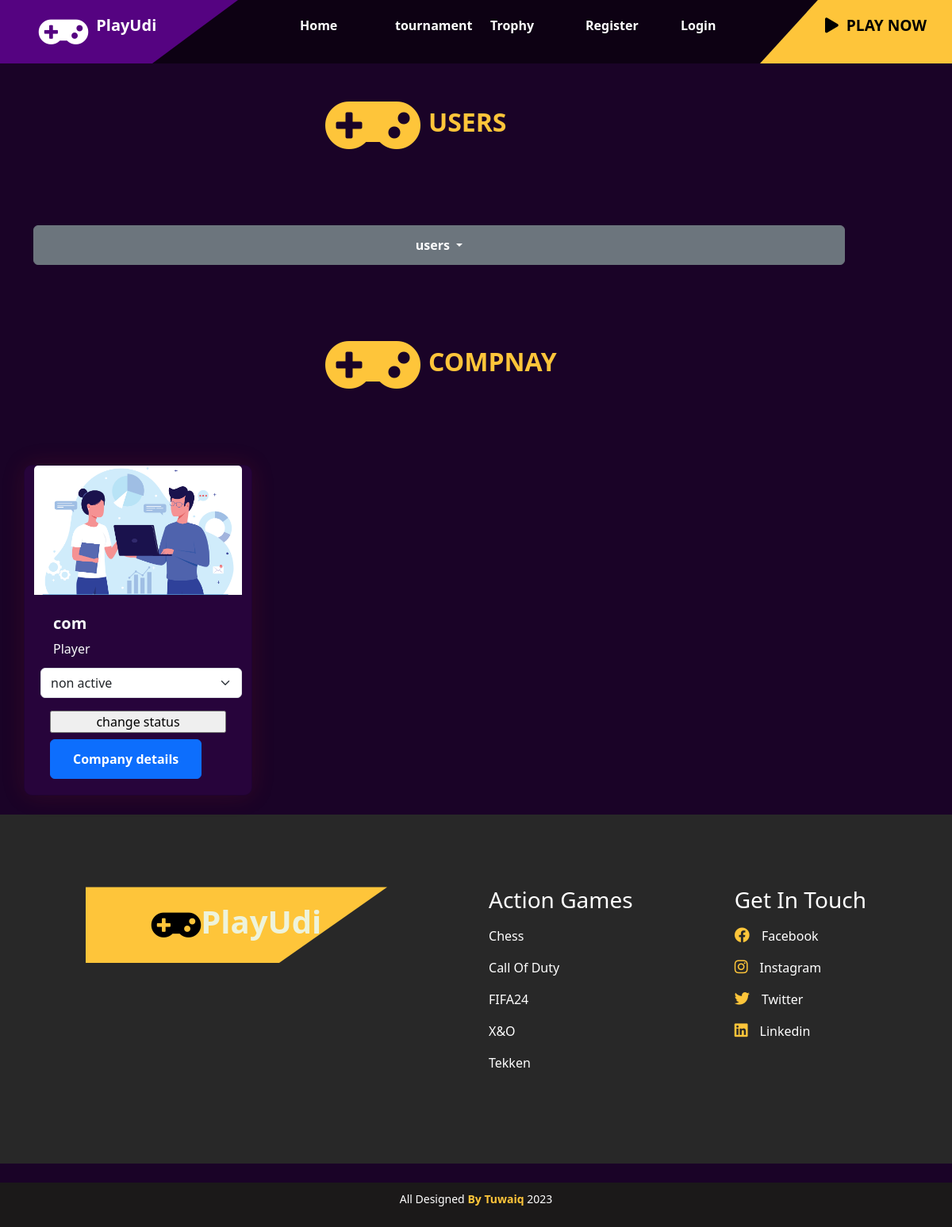
Screenshot of /accounts/user_admin/ with the database file from the repository.
### tournament/models.py (models this page shows, shortened)
class Profile(models.Model):
    user_choices = (("1", "user"), ("2", "company"))
    user_ranks = (("nor", "Normal"),("pro", "Professional"), ('master', "Master"))
    user = models.OneToOneField(User, on_delete=models.CASCADE)
    bio=models.TextField(default="Player")
    birth_date = models.DateField(default="2000-10-10")
    avatar = models.ImageField(upload_to="images/", default="images/default.png")
    states = models.CharField(max_length=160,choices=user_choices, default="1")
    points = models.IntegerField(default=0)
    user_rank = models.CharField(max_length=160,choices=user_ranks, default="nor")

### accounts/views.py (the view, shortened to what this page needs)
# urls.py: path("user_admin/", views.user_admin_view, name="user_admin_view"),
def user_admin_view(request: HttpRequest):
     users = User.objects.all()
     profiles= Profile.objects.all()
     touremnts=Tournament.objects.all()
     return render(request, "accounts/user_admin.html",context = {"users" :users ,"profiles":profiles,"touremnts":touremnts})

### accounts/templates/accounts/user_admin.html (shortened to what this page needs)
{% extends 'main/base.html' %}
{% block content %}
<div class="container">
<div class="logoo-section">
  <i class="fas fa-gamepad"></i>
  <h1>USERS</h1>
  </div>
<div class="row align-items-center justify-content">
  <div class=" dropdown py-5">
    <button class="col-11 btn btn-secondary dropdown-toggle" type="button" data-bs-toggle="dropdown" aria-expanded="false">
      users
    </button>
  </div>
</div>
<div class="logoo-section">
  <i class="fas fa-gamepad"></i>
  <h1>COMPNAY</h1>
  </div>
        {% for profile in profiles %}
          {%if profile.states == '2' %}
          <div class="row pt-5">
          <div class="card cardbg" style="width: 18rem;">
            <img src="{{profile.avatar.url}}" class="card-img-top" alt="...">
            <div class="card-body">
              <h5 class="m-2 card-title text-light">{{profile.user.username}}</h5>
              <p class="m-2 card-text text-light">{{profile.bio}}</p>
              <form action="{% url 'accounts:user_admin_view' %}"  method="post" enctype="multipart/form-data" class="d-flex flex-column gap-2">
                <div class="row">
              <select class=" m-1 form-select" name="status">
                <option value="non_active">non active</option>
              </select>
                </div>
              <input type="submit" value="change status" class="m-1">
          </form>
              <a href="{% url 'accounts:profile_page' profile.user.id %}" class="control-form m-1 btn btn-primary">Company details</a>
            </div>
          </div>
        </div>
          {%endif%}
      {% endfor %}
      </div>
{% endblock%}

### main/static/styles/stylee.css (style rules this page uses)
* { margin: 0; padding: 0; box-sizing: border-box; }
.cardbg { background-color: #27043b; border-radius: 10px; box-shadow: 0 0 30px rgba(219, 56, 28, 0.125); }
.logoo-section { display: flex; align-items: center; justify-content: center; margin: 30px 0; }
.logoo-section .fas { font-size: 6rem; color: #fec53a; }
.logoo-section h1 { width: 250px; font-size: 2rem; color: #fec53a; margin-left: 10px; }
:root { --color-body: #b6cbce; --color-heading: #eef3db; --color-base: #550381; --color-base2: hsl(300, 14%, 1%); --color-brand: #fec53a; --color-brand2: #fec53a; --sidbar-width: 240px; --font-base: "Bai Jamjuree"; }
h1,h2,h3,h4,h5,h6 { color: var(--color-heading); font-weight: 700; }
a { text-decoration: none; color: var(--color-body); transition: all 0.4s ease; }
.btn { padding: 12px 28px; font-weight: 700; }

### rows the page displays
Profile: avatar (placeholder picture), user.username "com", bio "Player"
